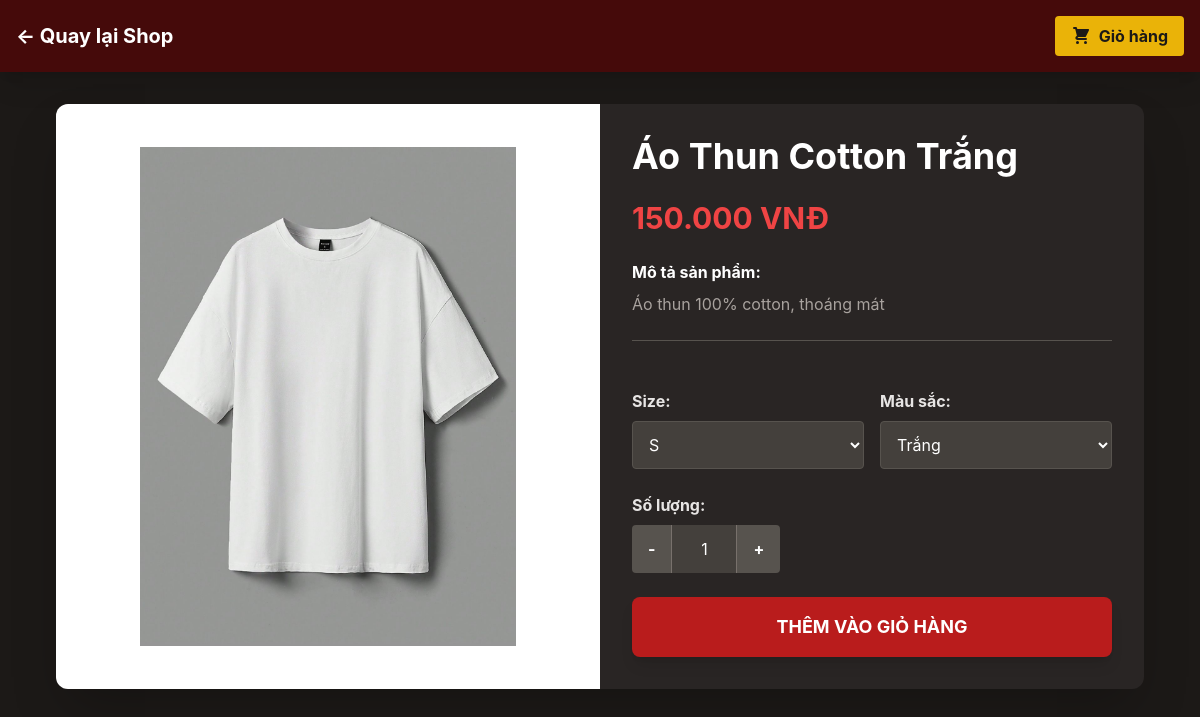
Page /pages/product_detail.php?MaSP=101 on the committed database.
### tables this page shows
CREATE TABLE `sanpham` (
  `MaSP` int(11) NOT NULL,
  `TenSP` varchar(100) NOT NULL,
  `MaDM` int(11) NOT NULL,
  `Gia` decimal(10,2) NOT NULL CHECK (`Gia` >= 0),
  `ChiTietSP` text DEFAULT NULL,
  `TrangThai` tinyint(1) DEFAULT 1,
  `HinhAnh` varchar(255) DEFAULT NULL
);

### pages/product_detail.php (the view, shortened to what this page needs)
<?php
require_once 'db_connect.php';
$maSP = (int)$_GET['MaSP'];
$sql = "SELECT * FROM sanpham WHERE MaSP = ?";
$stmt = $conn->prepare($sql);
$stmt->bind_param("i", $maSP);
$stmt->execute();
$result = $stmt->get_result();
$product = $result->fetch_assoc();
$img_src = $product['HinhAnh'];
?>
<!DOCTYPE html>
<html lang="vi">
<head>
    <script src="https://cdn.tailwindcss.com"></script>
</head>
<body class="min-h-screen bg-stone-900 text-stone-200">
    <header class="bg-red-950 p-4 shadow-xl text-white flex justify-between items-center">
        <div class="font-bold text-xl"><a href="index.php">← Quay lại Shop</a></div>
        <div class="relative">
            <a href="cart.php" class="bg-yellow-500 text-stone-900 px-4 py-2 rounded font-bold hover:bg-yellow-400 flex items-center gap-2">
                Giỏ hàng
            </a>
        </div>
    </header>
    <main class="max-w-6xl mx-auto p-8">
        <div class="bg-stone-800 rounded-xl shadow-2xl overflow-hidden flex flex-col md:flex-row">
            <div class="md:w-1/2 p-8 bg-white flex items-center justify-center">
                <img src="<?= $img_src ?>" alt="<?= htmlspecialchars($product['TenSP']) ?>" class="max-h-[500px] object-contain hover:scale-105 transition duration-300">
            </div>
            <div class="md:w-1/2 p-8 space-y-6">
                <h1 class="text-4xl font-bold text-white"><?= htmlspecialchars($product['TenSP']) ?></h1>
                <p class="text-3xl text-red-500 font-bold"><?= number_format($product['Gia'], 0, ',', '.') ?> VNĐ</p>
                <div class="text-stone-400">
                    <h3 class="font-bold text-white mb-2">Mô tả sản phẩm:</h3>
                    <p><?= nl2br(htmlspecialchars($product['ChiTietSP'])) ?></p>
                </div>
                <form action="cart.php" method="POST" class="space-y-6 border-t border-stone-600 pt-6">
                    <input type="hidden" name="hinhAnh" value="<?= $img_src ?>"> <div class="grid grid-cols-2 gap-4">
                        <div>
                            <label class="block mb-2 font-bold">Size:</label>
                            <select name="size" class="w-full p-3 rounded bg-stone-700 border border-stone-600 text-white focus:border-red-500 outline-none">
                                <option value="S">S</option>
                            </select>
                        </div>
                        <div>
                            <label class="block mb-2 font-bold">Màu sắc:</label>
                            <select name="mau" class="w-full p-3 rounded bg-stone-700 border border-stone-600 text-white focus:border-red-500 outline-none">
                                <option value="Trắng">Trắng</option>
                            </select>
                        </div>
                    </div>
                    <div>
                        <label class="block mb-2 font-bold">Số lượng:</label>
                        <div class="flex items-center">
                            <button type="button" onclick="decreaseQty()" class="bg-stone-600 hover:bg-red-600 text-white font-bold py-3 px-4 rounded-l border-r border-stone-500 transition">-</button>
                            <input type="number" id="soLuongInput" name="soLuong" value="1" min="1" max="10"
                                   class="w-16 p-3 bg-stone-700 text-white text-center focus:outline-none" readonly>
                            <button type="button" onclick="increaseQty()" class="bg-stone-600 hover:bg-green-600 text-white font-bold py-3 px-4 rounded-r border-l border-stone-500 transition">+</button>
                        </div>
                    </div>
                    <button type="submit" class="w-full bg-red-700 hover:bg-red-600 text-white font-bold py-4 rounded-lg shadow-lg text-lg transition transform active:scale-95">
                        THÊM VÀO GIỎ HÀNG
                    </button>
                </form>
            </div>
        </div>
    </main>
</body>
</html>

### pages/product_detail.php (style rules this page uses)
body { font-family: 'Inter', sans-serif; background-color: #333; }

### rows in the picture
sanpham: HinhAnh (picture), TenSP "Áo Thun Cotton Trắng", Gia "150.000", ChiTietSP "Áo thun 100% cotton, thoáng mát"
